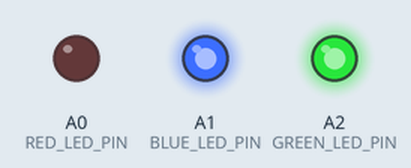
The sketch below on a simulated Arduino Uno, built with avr-gcc and run on an emulated ATmega328P. On the bench: output pins drawn as LEDs (lit = HIGH).

Above: at 0.5 s.
At 1.5 s:
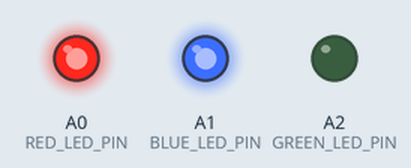
At 3.5 s:
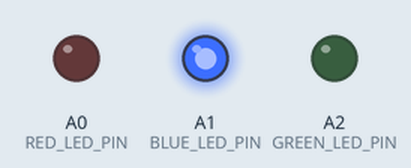
At 4.5 s:
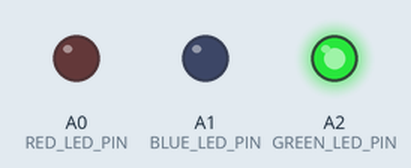
At 8.5 s:
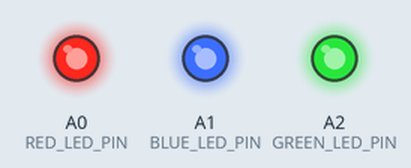
At 13.5 s:
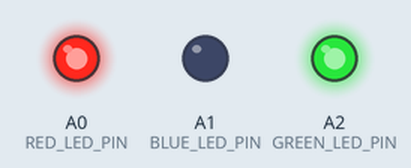
Timing chart, 0 to 14.3 s (numbered marks = the images above):
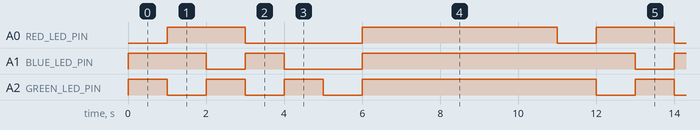

The sketch:

led.ino
```cpp
#include <Arduino.h>

#define RED_LED_PIN A0
#define GREEN_LED_PIN A2
#define BLUE_LED_PIN A1

inline void setWhite() {
    digitalWrite(RED_LED_PIN, LOW);
    digitalWrite(GREEN_LED_PIN, LOW);
    digitalWrite(BLUE_LED_PIN, LOW);
}

inline void setRed() {
    digitalWrite(RED_LED_PIN, LOW);
    digitalWrite(GREEN_LED_PIN, HIGH);
    digitalWrite(BLUE_LED_PIN, HIGH);
}

inline void setGreen() {
    digitalWrite(RED_LED_PIN, HIGH);
    digitalWrite(GREEN_LED_PIN, LOW);
    digitalWrite(BLUE_LED_PIN, HIGH);
}

inline void setBlue() {
    digitalWrite(RED_LED_PIN, HIGH);
    digitalWrite(GREEN_LED_PIN, HIGH);
    digitalWrite(BLUE_LED_PIN, LOW);
}

inline void setYellow() {
    digitalWrite(RED_LED_PIN, LOW);
    digitalWrite(GREEN_LED_PIN, LOW);
    digitalWrite(BLUE_LED_PIN, HIGH);
}

inline void setPurple() {
    digitalWrite(RED_LED_PIN, LOW);
    digitalWrite(GREEN_LED_PIN, HIGH);
    digitalWrite(BLUE_LED_PIN, LOW);
}

inline void setOff() {
    digitalWrite(RED_LED_PIN, HIGH);
    digitalWrite(GREEN_LED_PIN, HIGH);
    digitalWrite(BLUE_LED_PIN, HIGH);
}

void setup() {
    Serial.begin(9600);

    pinMode(RED_LED_PIN, OUTPUT);
    pinMode(GREEN_LED_PIN, OUTPUT);
    pinMode(BLUE_LED_PIN, OUTPUT);
}

void loop() {
    setRed();
    delay(1000);

    setGreen();
    delay(1000);

    setBlue();
    delay(1000);

    setYellow();
    delay(1000);

    setPurple();
    delay(1000);

    setWhite();
    delay(1000);

    setOff();
    delay(5000);
}
```

Measured:
- by itself, A0 (RED_LED_PIN): repeats every 11.0 s: LOW 3.0 s, HIGH 5.0 s, LOW 1.0 s, HIGH 2.0 s
- by itself, A1 (BLUE_LED_PIN): repeats every 11.0 s: LOW 1.0 s, HIGH 1.0 s, LOW 2.0 s, HIGH 7.0 s
- by itself, A2 (GREEN_LED_PIN): repeats every 11.0 s: 2 × (LOW 1.0 s, HIGH 1.0 s), LOW 1.0 s, HIGH 6.0 s
